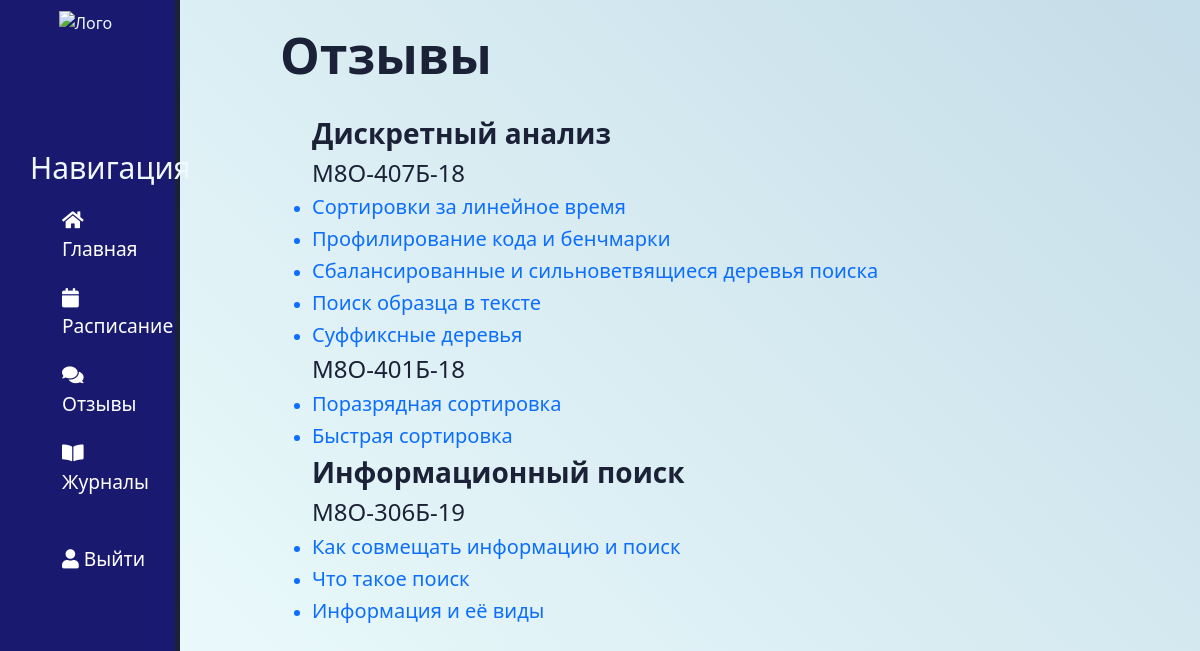
Page /cabinet/reviews/ (signed in) on the committed database.
### cabinet/models.py (models this page shows, shortened)
class Lesson(models.Model):
    name = models.CharField(max_length=200, help_text="Введите наименование предмета")
    slug = models.SlugField(max_length=255, unique=True, db_index=True, verbose_name="URL")
    def __str__(self):
        return self.name

class Timetable(models.Model):
    time = models.DateTimeField(verbose_name='дата и время')
    classroom = models.CharField(max_length=10, help_text='Введите номер аудитории', verbose_name='Аудитория', blank=True)
    url = models.URLField(max_length=300, verbose_name='Ссылка', blank=True)
    lesson = models.ForeignKey(Class, on_delete=models.CASCADE, unique=False, verbose_name='Занятие')
    name = models.TextField(max_length=300, null=True, blank=True, default='Без темы', verbose_name='Тема занятия')
    slug = models.SlugField(max_length=255, unique=True, db_index=True, verbose_name="URL")

### cabinet/views.py (the view)
# urls.py: path('reviews/', reviews, name='reviews'),
@login_required
def reviews(request):
    classes = Class.objects.filter(teacher__user=request.user)
    lessons = set([cl.lesson for cl in classes])
    res = {}
    for lesson in lessons:
        res[lesson] = {}
        classes_lesson = classes.filter(lesson=lesson)
        for class_lesson in classes_lesson:
            res[lesson][class_lesson.get_groups()] = Timetable.objects.filter(lesson=class_lesson).order_by('time')
    context = {
        'menu': menu,
        'lessons': res,
        'title': "Отзывы"
    }
    return render(request, 'cabinet/reviews.html', context=context)

### cabinet/models.py (called while the page is built)
    def get_groups(self):
        return "\n".join([f"{g.number} " for g in self.groups.all()])

### cabinet/templates/cabinet/reviews.html
{% extends 'cabinet/base.html' %}
{% block content %}
<div class="features">
    <h1> {{title}} </h1>
    <br />
    <ul>
        {% for key, value in lessons.items %}
        <h3><b> {{ key }} </b></h3>
        {% for k, v in value.items %}
        <h4> {{ k }} </h4>
        {% for t in v %}
        <a href="{{t.slug}}"><li> <h5>{{ t.name }}</h5> </li></a>
        {% endfor %}
        {% endfor %}
        {% endfor %}
    </ul>
</div>
{% endblock %}

### cabinet/static/cabinet/css/styles.css (style rules this page uses)
body { background: linear-gradient(45deg, #f1ffff, #C5DDE8); }
main .features { float: left; color: #1b2136; margin-top: 25px; margin-left: 100px; text-align: left; width: 75%; }
main .features h1 { font-size: 50px; font-weight: bold; }
main .features a { text-decoration: none; }

### rows in the picture
Lesson: name "Дискретный анализ", value "М8О-407Б-18" "М8О-401Б-18"
Timetable: name "Сортировки за линейное время"
Timetable: name "Профилирование кода и бенчмарки"
Timetable: name "Сбалансированные и сильноветвящиеся деревья поиска"
Timetable: name "Поиск образца в тексте"
Timetable: name "Суффиксные деревья"
Timetable: name "Поразрядная сортировка"
Timetable: name "Быстрая сортировка"
Lesson: name "Информационный поиск", value "М8О-306Б-19"
Timetable: name "Как совмещать информацию и поиск"
Timetable: name "Что такое поиск"
Timetable: name "Информация и её виды"

### other values in the picture
{{ m.title }} "Главная" "Расписание" "Отзывы" "Журналы"
{{ title }} "Отзывы"
